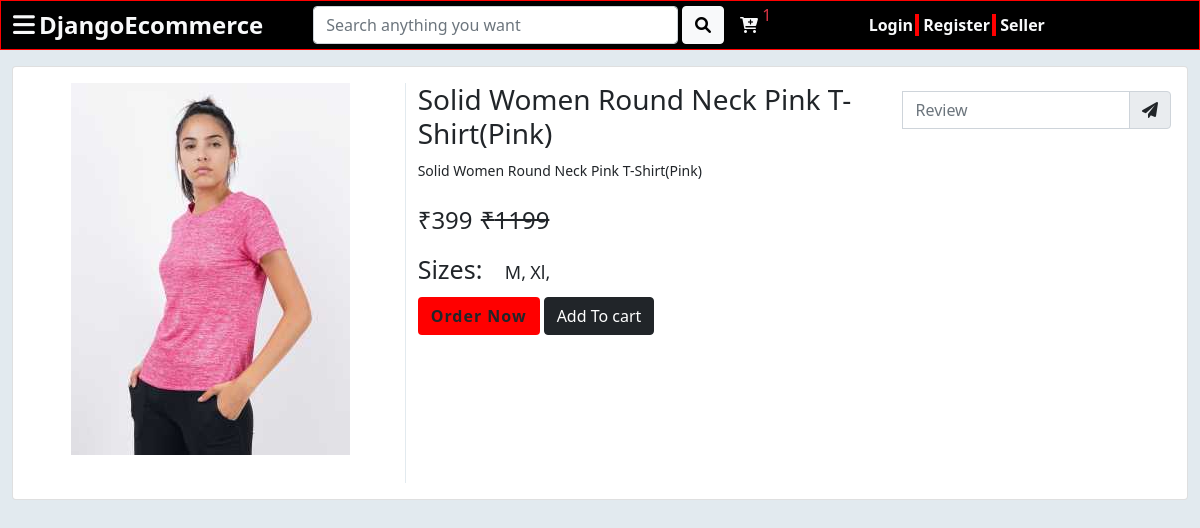
The page /Product/26/ on the database its author committed.
### Seller/models.py (models this page shows, shortened)
class Product(models.Model):
	GST_CHOICES=(("0",'0'),("3",'3'),("5",'5'),("12",'12'),("18",'18'),("28",'28'))
	product_id= models.BigAutoField(primary_key=True)
	product_id2= models.CharField(max_length=100,default='')
	shop=models.ForeignKey(User, on_delete=models.CASCADE,default='')
	productname= models.CharField(max_length=100)
	category=models.ForeignKey(Category,on_delete=models.CASCADE)
	subcategory=models.ForeignKey(SubCategory, default="", verbose_name="Category", on_delete=models.SET_DEFAULT, null=True)
	price=models.IntegerField(default=0)
	price_not = models.IntegerField(default=999)
	Description= models.TextField()
	gst = models.CharField(default='0',max_length=3,choices=GST_CHOICES)
	pub_date = models.DateField(auto_now=True)
	image=models.ImageField(upload_to='products/images', default="",null=True)

class Productsize(models.Model):
	product=models.ForeignKey(Product,on_delete=models.CASCADE)
	product_size=models.CharField(max_length=2,null=True,blank=True)
	product_quantity=models.PositiveIntegerField(default=0,null=True)

### App/views.py (the view)
# urls.py: path('Product/<int:id>/',views.ProductView,name="productview"),
def ProductView(request,id):
    product=Product.objects.get(product_id=id)
    prodreview=ProductReview.objects.filter(product=product)[:2]
    is_already_exist=False
    if request.user.is_authenticated:
        is_already_exist=Cart.objects.filter(Q(product_id=id)&Q(user=request.user)).exists()
    sizes=[item for item in Productsize.objects.filter(product=product) if item.product_quantity!=0]
    return render(request,'App/productview.html',{'sizes':sizes,'product':product,'is_already_exist':is_already_exist,'prodreview':prodreview})

### App/templatetags/prodfilter.py (called while the page is built)
def Review(prodid,slice):
    prodreviews=[]
    prod=Product.objects.filter(product_id=prodid)[0]
    for i in ProductReview.objects.filter(product=prod):
        prodreviews.append(i)
    return prodreviews[::-1][:int(slice)]

### App/templates/App/productview.html (shortened to what this page needs)
{% extends 'App/base.html' %}
{% load static %}
{% load prodfilter %}
{% block mainbody %}
<div class="container-fluid  mt-3 ">
   <div class="card">
     <div class="row wrapper p-3">
         <div class="col-md-4" style="border-right: 1px solid #e2eaef;">
             <div class="img-box text-center">
                <img src="{{product.image.url}}" id="zoom" alt="" class="img-fluid" data-zoom-image="{{product.image.url}}">
             </div>
         </div>
         <div class="col-md-5">
             <div class="content-box ">
                 <h3>{{product.productname}}</h3>
             </div>
             <div class="desc-box ">
                 <small>{{product.Description}}</small>
             </div>
             <div class="price-box mt-lg-4 mt-1">
                 <span class="h4 ">₹{{product.price}}</span>
                 <span class="h4 ms-1 text-decoration-line-through">₹{{product.price_not}}</span>
             </div>
             {% if not  sizes  %}
              <div class="forbuying-btn mt-2 d-flex">
                 <a href="/ordernow" class=" btn  " id="ordernow" style="background:red;font-weight:900;letter-spacing:1px">Order Now</a>
                 <form class="ms-2" action="/addtocart" method="GET">
                     <input type="hidden" name="prodid" value={{product.product_id}}>
                     {% if is_already_exist %}
                         <a href="{% url 'cart' %}" class="btn btn-dark ms-1">Go to cart</a>
                     {% else %}
                         <input type="submit" value="Add To cart"  class="btn btn-dark">
                     {% endif %}
                 </form>
              </div>
               {% else %}
                  <div class="size-item mt-3">
                        <span class="me-3" style="font-size: 25px;">Sizes: </span>
                        {% for  size in sizes %}
                             <span style="font-size: 18px;"> {{size.product_size}},</span>
                        {% endfor %}
                        <div class="forbuying-btn mt-2 d-flex">
                            <a  class="btn" id="ordernow1" style="background:red;font-weight:900;letter-spacing:1px">Order Now</a>
                            {% if is_already_exist %}
                            <a href="{% url 'cart' %}" class="btn btn-dark ms-1">Go to cart</a>
                            {% else %}
                           <a id="addtocart1" class=" btn-dark btn   ms-1" >Add To cart</a>
                           {% endif %}
                        </div>
                    </div>
                {% endif %}
            </div>
    <div class="col-md-3">
          <form action="" class="mt-2" id="ReviewForm" >
            <div class="input-group flex-nowrap ">
               <input type="text" name="Review" class="form-control" placeholder="Review" >
               <span class="input-group-text" id="Reviewbtn" id="addon-wrapping"><i class="fa-solid fa-paper-plane"></i></span>
            </div>
          </form>
        </div>
    </div>
</div>
    </div>
     </div>
{% endblock mainbody %}

### App/static/App/css/index.css (style rules this page uses)
body,html { box-sizing: border-box; height: 100%; overflow-x: hidden; }
:root { --mycolor: #e84393 !important; --major-color:#3B3B98; }

### App/templates/App/base.html (style rules this page uses)
body { overflow-x: hidden; }

### App/templates/App/productview.html (style rules this page uses)
.img-box { height: 400px; overflow: hidden; }
.img-box img { max-height: 100%; max-width: 100% ; }

### rows shown on the page
Product: image (picture), productname "Solid Women Round Neck Pink T-Shirt(Pink)", Description "Solid Women Round Neck Pink T-Shirt(Pink)", price "399", price_not "1199"
Productsize: product_size "M"
Productsize: product_size "Xl"

### other values the page prints
{{ 1 }} "1"
